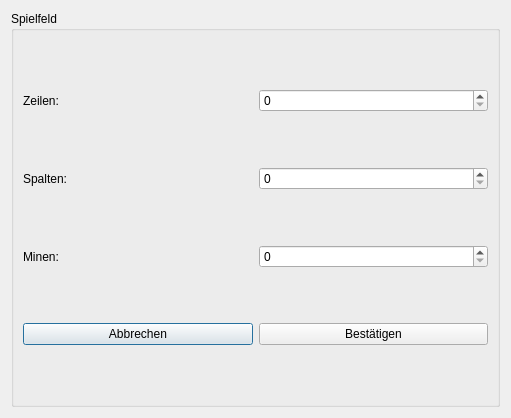
<?xml version="1.0" encoding="UTF-8"?>
<ui version="4.0">
 <class>SettingsDialog</class>
 <widget class="QDialog" name="SettingsDialog">
  <property name="geometry">
   <rect>
    <x>0</x>
    <y>0</y>
    <width>511</width>
    <height>418</height>
   </rect>
  </property>
  <property name="windowTitle">
   <string>Dialog</string>
  </property>
  <layout class="QHBoxLayout" name="horizontalLayout_5">
   <item>
    <widget class="QGroupBox" name="groupBox">
     <property name="title">
      <string>Spielfeld</string>
     </property>
     <layout class="QVBoxLayout" name="verticalLayout">
      <item>
       <layout class="QHBoxLayout" name="horizontalLayout">
        <item>
         <widget class="QLabel" name="label">
          <property name="text">
           <string>Zeilen: </string>
          </property>
         </widget>
        </item>
        <item>
         <widget class="QSpinBox" name="sbRows"/>
        </item>
       </layout>
      </item>
      <item>
       <layout class="QHBoxLayout" name="horizontalLayout_2">
        <item>
         <widget class="QLabel" name="label_2">
          <property name="text">
           <string>Spalten: </string>
          </property>
         </widget>
        </item>
        <item>
         <widget class="QSpinBox" name="sbCols"/>
        </item>
       </layout>
      </item>
      <item>
       <layout class="QHBoxLayout" name="horizontalLayout_3">
        <item>
         <widget class="QLabel" name="label_3">
          <property name="text">
           <string>Minen: </string>
          </property>
         </widget>
        </item>
        <item>
         <widget class="QSpinBox" name="sbMines"/>
        </item>
       </layout>
      </item>
      <item>
       <layout class="QHBoxLayout" name="horizontalLayout_4">
        <item>
         <widget class="QPushButton" name="btnCancel">
          <property name="text">
           <string>Abbrechen</string>
          </property>
         </widget>
        </item>
        <item>
         <widget class="QPushButton" name="btnOk">
          <property name="text">
           <string>Bestätigen</string>
          </property>
         </widget>
        </item>
       </layout>
      </item>
     </layout>
    </widget>
   </item>
  </layout>
 </widget>
 <resources/>
 <connections/>
</ui>
